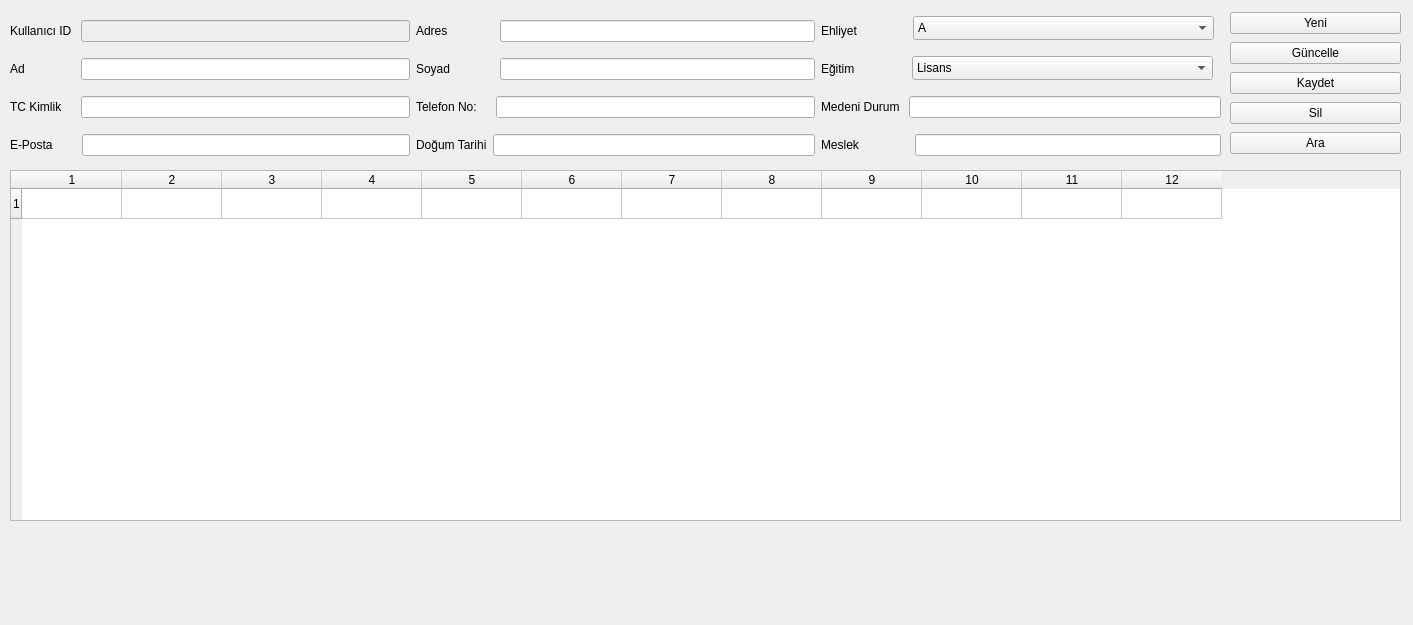
<?xml version="1.0" encoding="UTF-8"?>
<ui version="4.0">
 <class>Musteri</class>
 <widget class="QWidget" name="Musteri">
  <property name="geometry">
   <rect>
    <x>0</x>
    <y>0</y>
    <width>1413</width>
    <height>625</height>
   </rect>
  </property>
  <property name="windowTitle">
   <string>Müşteriler</string>
  </property>
  <widget class="QTableWidget" name="tableWidget">
   <property name="geometry">
    <rect>
     <x>10</x>
     <y>170</y>
     <width>1391</width>
     <height>351</height>
    </rect>
   </property>
   <row>
    <property name="text">
     <string>1</string>
    </property>
   </row>
   <column>
    <property name="text">
     <string>1</string>
    </property>
   </column>
   <column>
    <property name="text">
     <string>2</string>
    </property>
   </column>
   <column>
    <property name="text">
     <string>3</string>
    </property>
   </column>
   <column>
    <property name="text">
     <string>4</string>
    </property>
   </column>
   <column>
    <property name="text">
     <string>5</string>
    </property>
   </column>
   <column>
    <property name="text">
     <string>6</string>
    </property>
   </column>
   <column>
    <property name="text">
     <string>7</string>
    </property>
   </column>
   <column>
    <property name="text">
     <string>8</string>
    </property>
   </column>
   <column>
    <property name="text">
     <string>9</string>
    </property>
   </column>
   <column>
    <property name="text">
     <string>10</string>
    </property>
   </column>
   <column>
    <property name="text">
     <string>11</string>
    </property>
   </column>
   <column>
    <property name="text">
     <string>12</string>
    </property>
   </column>
  </widget>
  <widget class="QWidget" name="gridLayoutWidget">
   <property name="geometry">
    <rect>
     <x>10</x>
     <y>10</y>
     <width>1211</width>
     <height>156</height>
    </rect>
   </property>
   <layout class="QGridLayout" name="gridLayout_2">
    <item row="3" column="0">
     <layout class="QHBoxLayout" name="horizontalLayout_6">
      <item>
       <widget class="QLabel" name="label_6">
        <property name="text">
         <string>E-Posta       </string>
        </property>
       </widget>
      </item>
      <item>
       <widget class="QLineEdit" name="line_eposta"/>
      </item>
     </layout>
    </item>
    <item row="0" column="1">
     <layout class="QHBoxLayout" name="horizontalLayout_13">
      <item>
       <widget class="QLabel" name="label_13">
        <property name="text">
         <string>Adres              </string>
        </property>
       </widget>
      </item>
      <item>
       <widget class="QLineEdit" name="line_adres">
        <property name="enabled">
         <bool>true</bool>
        </property>
       </widget>
      </item>
     </layout>
    </item>
    <item row="0" column="2">
     <layout class="QHBoxLayout" name="horizontalLayout_14">
      <item>
       <widget class="QLabel" name="label_14">
        <property name="text">
         <string>Ehliyet               </string>
        </property>
       </widget>
      </item>
     </layout>
    </item>
    <item row="3" column="2">
     <layout class="QHBoxLayout" name="horizontalLayout_12">
      <item>
       <widget class="QLabel" name="label_12">
        <property name="text">
         <string>Meslek               </string>
        </property>
       </widget>
      </item>
      <item>
       <widget class="QLineEdit" name="line_meslek">
        <property name="enabled">
         <bool>true</bool>
        </property>
       </widget>
      </item>
     </layout>
    </item>
    <item row="1" column="1">
     <layout class="QHBoxLayout" name="horizontalLayout_5">
      <item>
       <widget class="QLabel" name="label_5">
        <property name="text">
         <string>Soyad             </string>
        </property>
       </widget>
      </item>
      <item>
       <widget class="QLineEdit" name="line_soyad"/>
      </item>
     </layout>
    </item>
    <item row="2" column="0">
     <layout class="QHBoxLayout" name="horizontalLayout">
      <item>
       <widget class="QLabel" name="label">
        <property name="text">
         <string>TC Kimlik    </string>
        </property>
       </widget>
      </item>
      <item>
       <widget class="QLineEdit" name="line_TC"/>
      </item>
     </layout>
    </item>
    <item row="0" column="0">
     <layout class="QHBoxLayout" name="horizontalLayout_7">
      <item>
       <widget class="QLabel" name="label_7">
        <property name="text">
         <string>Kullanıcı ID </string>
        </property>
       </widget>
      </item>
      <item>
       <widget class="QLineEdit" name="line_kullanici_id">
        <property name="enabled">
         <bool>false</bool>
        </property>
       </widget>
      </item>
     </layout>
    </item>
    <item row="2" column="1">
     <layout class="QHBoxLayout" name="horizontalLayout_8">
      <item>
       <widget class="QLabel" name="label_8">
        <property name="text">
         <string>Telefon No:    </string>
        </property>
       </widget>
      </item>
      <item>
       <widget class="QLineEdit" name="line_telefon"/>
      </item>
     </layout>
    </item>
    <item row="2" column="2">
     <layout class="QHBoxLayout" name="horizontalLayout_15">
      <item>
       <widget class="QLabel" name="label_15">
        <property name="text">
         <string>Medeni Durum </string>
        </property>
       </widget>
      </item>
      <item>
       <widget class="QLineEdit" name="line_medeni_durum">
        <property name="enabled">
         <bool>true</bool>
        </property>
       </widget>
      </item>
     </layout>
    </item>
    <item row="3" column="1">
     <layout class="QHBoxLayout" name="horizontalLayout_11">
      <item>
       <widget class="QLabel" name="label_11">
        <property name="text">
         <string>Doğum Tarihi</string>
        </property>
       </widget>
      </item>
      <item>
       <widget class="QLineEdit" name="line_dogum">
        <property name="enabled">
         <bool>true</bool>
        </property>
       </widget>
      </item>
     </layout>
    </item>
    <item row="1" column="2">
     <layout class="QHBoxLayout" name="horizontalLayout_16">
      <item>
       <widget class="QLabel" name="label_16">
        <property name="text">
         <string>Eğitim                </string>
        </property>
       </widget>
      </item>
     </layout>
    </item>
    <item row="1" column="0">
     <layout class="QHBoxLayout" name="horizontalLayout_4">
      <item>
       <widget class="QLabel" name="label_4">
        <property name="text">
         <string>Ad               </string>
        </property>
       </widget>
      </item>
      <item>
       <widget class="QLineEdit" name="line_ad"/>
      </item>
     </layout>
    </item>
   </layout>
  </widget>
  <widget class="QWidget" name="verticalLayoutWidget">
   <property name="geometry">
    <rect>
     <x>1230</x>
     <y>10</y>
     <width>171</width>
     <height>151</height>
    </rect>
   </property>
   <layout class="QVBoxLayout" name="verticalLayout">
    <item>
     <widget class="QPushButton" name="push_yeni">
      <property name="text">
       <string>Yeni</string>
      </property>
     </widget>
    </item>
    <item>
     <widget class="QPushButton" name="push_guncelle">
      <property name="text">
       <string>Güncelle</string>
      </property>
     </widget>
    </item>
    <item>
     <widget class="QPushButton" name="push_kaydet">
      <property name="text">
       <string>Kaydet</string>
      </property>
     </widget>
    </item>
    <item>
     <widget class="QPushButton" name="push_sil">
      <property name="text">
       <string>Sil</string>
      </property>
     </widget>
    </item>
    <item>
     <widget class="QPushButton" name="push_ara">
      <property name="text">
       <string>Ara</string>
      </property>
     </widget>
    </item>
   </layout>
  </widget>
  <widget class="QLabel" name="label_9">
   <property name="geometry">
    <rect>
     <x>-130</x>
     <y>-60</y>
     <width>1551</width>
     <height>661</height>
    </rect>
   </property>
   <property name="text">
    <string/>
   </property>
   <property name="pixmap">
    <pixmap>../../main theme.jpg</pixmap>
   </property>
   <property name="scaledContents">
    <bool>true</bool>
   </property>
   <property name="wordWrap">
    <bool>true</bool>
   </property>
  </widget>
  <widget class="QComboBox" name="comboBox_ehliyet">
   <property name="geometry">
    <rect>
     <x>913</x>
     <y>16</y>
     <width>301</width>
     <height>24</height>
    </rect>
   </property>
   <item>
    <property name="text">
     <string>A</string>
    </property>
   </item>
   <item>
    <property name="text">
     <string>B</string>
    </property>
   </item>
   <item>
    <property name="text">
     <string>A/B</string>
    </property>
   </item>
  </widget>
  <widget class="QComboBox" name="comboBox_egitim">
   <property name="geometry">
    <rect>
     <x>912</x>
     <y>56</y>
     <width>301</width>
     <height>24</height>
    </rect>
   </property>
   <item>
    <property name="text">
     <string>Lisans</string>
    </property>
   </item>
   <item>
    <property name="text">
     <string>ÖnLisans</string>
    </property>
   </item>
  </widget>
  <zorder>label_9</zorder>
  <zorder>tableWidget</zorder>
  <zorder>gridLayoutWidget</zorder>
  <zorder>verticalLayoutWidget</zorder>
  <zorder>comboBox_ehliyet</zorder>
  <zorder>comboBox_egitim</zorder>
 </widget>
 <resources/>
 <connections/>
</ui>
